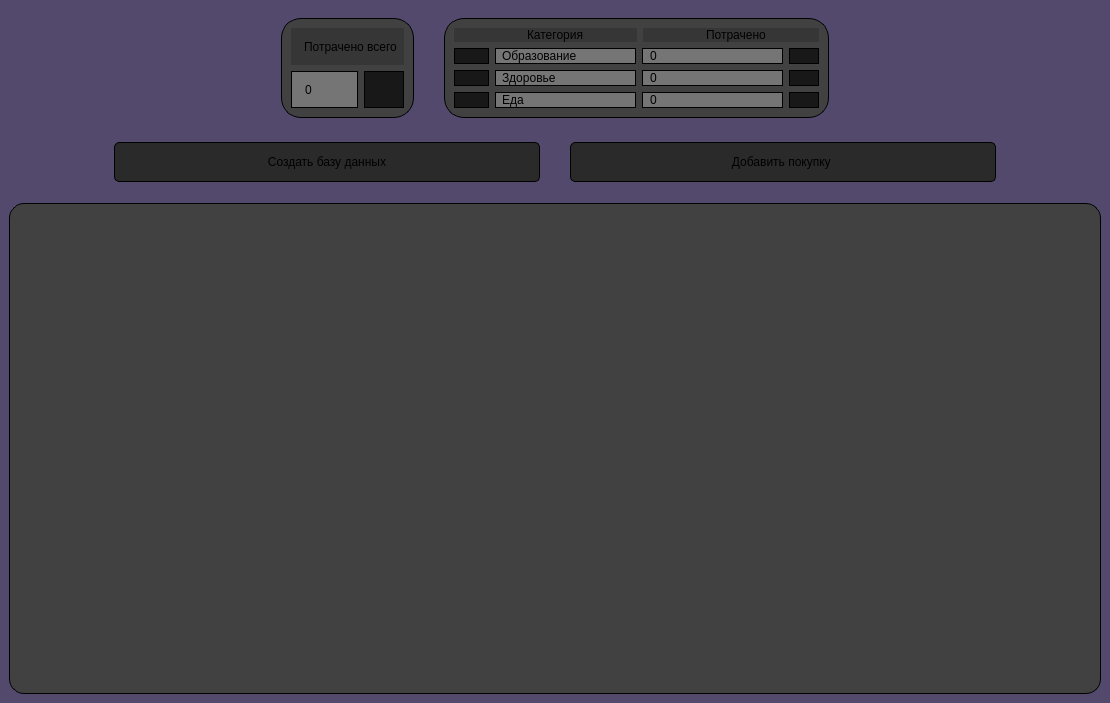
<?xml version="1.0" encoding="UTF-8"?>
<ui version="4.0">
 <class>MainWindow</class>
 <widget class="QMainWindow" name="MainWindow">
  <property name="geometry">
   <rect>
    <x>0</x>
    <y>0</y>
    <width>1110</width>
    <height>703</height>
   </rect>
  </property>
  <property name="windowTitle">
   <string>MainWindow</string>
  </property>
  <property name="styleSheet">
   <string notr="true">background-color: rgb(82, 73, 109);
font: 14pt &quot;Segoe UI&quot;;</string>
  </property>
  <widget class="QWidget" name="centralwidget">
   <layout class="QGridLayout" name="gridLayout">
    <item row="0" column="0" alignment="Qt::AlignmentFlag::AlignHCenter">
     <widget class="QFrame" name="bothqframe">
      <property name="minimumSize">
       <size>
        <width>0</width>
        <height>0</height>
       </size>
      </property>
      <property name="maximumSize">
       <size>
        <width>1000</width>
        <height>600</height>
       </size>
      </property>
      <layout class="QHBoxLayout" name="horizontalLayout_8">
       <property name="spacing">
        <number>30</number>
       </property>
       <item>
        <widget class="QFrame" name="highsize">
         <property name="maximumSize">
          <size>
           <width>500</width>
           <height>23423</height>
          </size>
         </property>
         <property name="styleSheet">
          <string notr="true">background-color: rgb(65, 65, 65);
border: 1px solid #000000;
border-radius: 20px; 
</string>
         </property>
         <layout class="QVBoxLayout" name="verticalLayout">
          <item>
           <layout class="QHBoxLayout" name="horizontalLayout_2">
            <item>
             <widget class="QLabel" name="priceless_season">
              <property name="maximumSize">
               <size>
                <width>220</width>
                <height>50</height>
               </size>
              </property>
              <property name="styleSheet">
               <string notr="true">padding-left: 10px;
background-color: rgb(54, 54, 54);
border: None;
font: 18pt &quot;Segoe UI&quot;;</string>
              </property>
              <property name="text">
               <string>Потрачено всего </string>
              </property>
             </widget>
            </item>
           </layout>
          </item>
          <item>
           <layout class="QHBoxLayout" name="horizontalLayout_3">
            <item>
             <widget class="QLabel" name="price_season">
              <property name="styleSheet">
               <string notr="true">font: 24pt &quot;Segoe UI&quot;;
padding-left: 10px;
background-color: rgb(117, 117, 117);</string>
              </property>
              <property name="text">
               <string>0</string>
              </property>
             </widget>
            </item>
            <item>
             <widget class="QLabel" name="icon_rub_season">
              <property name="maximumSize">
               <size>
                <width>40</width>
                <height>16777215</height>
               </size>
              </property>
              <property name="styleSheet">
               <string notr="true">background-color: rgb(24, 24, 24);
padding-left: 8px</string>
              </property>
              <property name="text">
               <string/>
              </property>
              <property name="pixmap">
               <pixmap resource="res-rc.qrc">:/icons/icons/rubly.svg</pixmap>
              </property>
             </widget>
            </item>
           </layout>
          </item>
         </layout>
        </widget>
       </item>
       <item>
        <widget class="QFrame" name="categories">
         <property name="maximumSize">
          <size>
           <width>700</width>
           <height>23423</height>
          </size>
         </property>
         <property name="styleSheet">
          <string notr="true">background-color: rgb(65, 65, 65);
border: 1px solid #000000;
border-radius: 20px; 
</string>
         </property>
         <layout class="QVBoxLayout" name="verticalLayout_2">
          <item>
           <layout class="QHBoxLayout" name="horizontalLayout_4">
            <item alignment="Qt::AlignmentFlag::AlignHCenter">
             <widget class="QLabel" name="category_label">
              <property name="styleSheet">
               <string notr="true">background-color: rgb(54, 54, 54);
padding-left: 70px;
padding-right: 50px;
border: None;
</string>
              </property>
              <property name="text">
               <string>Категория</string>
              </property>
             </widget>
            </item>
            <item>
             <widget class="QLabel" name="priceless">
              <property name="styleSheet">
               <string notr="true">background-color: rgb(54, 54, 54);
padding-left: 60px;
padding-right: 50px;
border: None;
</string>
              </property>
              <property name="text">
               <string>Потрачено</string>
              </property>
             </widget>
            </item>
           </layout>
          </item>
          <item>
           <layout class="QHBoxLayout" name="horizontalLayout_5">
            <item>
             <widget class="QLabel" name="icon_edu">
              <property name="maximumSize">
               <size>
                <width>35</width>
                <height>16777215</height>
               </size>
              </property>
              <property name="styleSheet">
               <string notr="true">background-color: rgb(24, 24, 24);
padding-left: 5px;</string>
              </property>
              <property name="text">
               <string/>
              </property>
              <property name="pixmap">
               <pixmap resource="res-rc.qrc">:/icons/icons/education.svg</pixmap>
              </property>
             </widget>
            </item>
            <item>
             <widget class="QLabel" name="edu_label">
              <property name="maximumSize">
               <size>
                <width>275</width>
                <height>16777215</height>
               </size>
              </property>
              <property name="styleSheet">
               <string notr="true">background-color: rgb(117, 117, 117);

padding-left: 3px</string>
              </property>
              <property name="text">
               <string>Образование </string>
              </property>
             </widget>
            </item>
            <item>
             <widget class="QLabel" name="price_edu">
              <property name="styleSheet">
               <string notr="true">background-color: rgb(117, 117, 117);
padding-left: 4px;</string>
              </property>
              <property name="text">
               <string>0</string>
              </property>
             </widget>
            </item>
            <item>
             <widget class="QLabel" name="icon_rub_edu">
              <property name="maximumSize">
               <size>
                <width>30</width>
                <height>16777215</height>
               </size>
              </property>
              <property name="styleSheet">
               <string notr="true">background-color: rgb(24, 24, 24);
padding-left: 3px</string>
              </property>
              <property name="text">
               <string/>
              </property>
              <property name="pixmap">
               <pixmap resource="res-rc.qrc">:/icons/icons/rubly.svg</pixmap>
              </property>
             </widget>
            </item>
           </layout>
          </item>
          <item>
           <layout class="QHBoxLayout" name="horizontalLayout_6">
            <item>
             <widget class="QLabel" name="icon_healhy">
              <property name="maximumSize">
               <size>
                <width>35</width>
                <height>16777215</height>
               </size>
              </property>
              <property name="styleSheet">
               <string notr="true">background-color: rgb(24, 24, 24);
padding-left: 5px</string>
              </property>
              <property name="text">
               <string/>
              </property>
              <property name="pixmap">
               <pixmap resource="res-rc.qrc">:/icons/icons/healthy.svg</pixmap>
              </property>
             </widget>
            </item>
            <item>
             <widget class="QLabel" name="name_heal">
              <property name="maximumSize">
               <size>
                <width>275</width>
                <height>16777215</height>
               </size>
              </property>
              <property name="styleSheet">
               <string notr="true">background-color: rgb(117, 117, 117);
padding-left: 3px;</string>
              </property>
              <property name="text">
               <string>Здоровье</string>
              </property>
             </widget>
            </item>
            <item>
             <widget class="QLabel" name="price_heal">
              <property name="styleSheet">
               <string notr="true">background-color: rgb(117, 117, 117);
padding-left: 4px;</string>
              </property>
              <property name="text">
               <string>0</string>
              </property>
             </widget>
            </item>
            <item>
             <widget class="QLabel" name="rub_healhy">
              <property name="maximumSize">
               <size>
                <width>30</width>
                <height>16777215</height>
               </size>
              </property>
              <property name="styleSheet">
               <string notr="true">background-color: rgb(24, 24, 24);

padding-left: 3px</string>
              </property>
              <property name="text">
               <string/>
              </property>
              <property name="pixmap">
               <pixmap resource="res-rc.qrc">:/icons/icons/rubly.svg</pixmap>
              </property>
             </widget>
            </item>
           </layout>
          </item>
          <item>
           <layout class="QHBoxLayout" name="horizontalLayout_7">
            <item>
             <widget class="QLabel" name="icon_food">
              <property name="maximumSize">
               <size>
                <width>35</width>
                <height>16777215</height>
               </size>
              </property>
              <property name="styleSheet">
               <string notr="true">background-color: rgb(24, 24, 24);
padding-left: 5px</string>
              </property>
              <property name="text">
               <string/>
              </property>
              <property name="pixmap">
               <pixmap resource="res-rc.qrc">:/icons/icons/food.svg</pixmap>
              </property>
             </widget>
            </item>
            <item>
             <widget class="QLabel" name="name_food">
              <property name="maximumSize">
               <size>
                <width>275</width>
                <height>16777215</height>
               </size>
              </property>
              <property name="styleSheet">
               <string notr="true">background-color: rgb(117, 117, 117);
padding-left: 3px;</string>
              </property>
              <property name="text">
               <string>Еда</string>
              </property>
             </widget>
            </item>
            <item>
             <widget class="QLabel" name="food_price">
              <property name="styleSheet">
               <string notr="true">background-color: rgb(117, 117, 117);
padding-left: 4px;</string>
              </property>
              <property name="text">
               <string>0</string>
              </property>
             </widget>
            </item>
            <item>
             <widget class="QLabel" name="rub__icon_price">
              <property name="maximumSize">
               <size>
                <width>30</width>
                <height>16777215</height>
               </size>
              </property>
              <property name="styleSheet">
               <string notr="true">background-color: rgb(24, 24, 24);

padding-left: 3px</string>
              </property>
              <property name="text">
               <string/>
              </property>
              <property name="pixmap">
               <pixmap resource="res-rc.qrc">:/icons/icons/rubly.svg</pixmap>
              </property>
             </widget>
            </item>
           </layout>
          </item>
         </layout>
        </widget>
       </item>
      </layout>
     </widget>
    </item>
    <item row="1" column="0" alignment="Qt::AlignmentFlag::AlignHCenter">
     <widget class="QFrame" name="buttons">
      <property name="minimumSize">
       <size>
        <width>900</width>
        <height>0</height>
       </size>
      </property>
      <property name="maximumSize">
       <size>
        <width>1000</width>
        <height>100</height>
       </size>
      </property>
      <property name="toolTipDuration">
       <number>-1</number>
      </property>
      <property name="styleSheet">
       <string notr="true"/>
      </property>
      <layout class="QHBoxLayout" name="_2">
       <property name="spacing">
        <number>30</number>
       </property>
       <property name="leftMargin">
        <number>9</number>
       </property>
       <property name="rightMargin">
        <number>9</number>
       </property>
       <item>
        <widget class="QPushButton" name="create_db">
         <property name="styleSheet">
          <string notr="true">QPushButton{
border-radius: 5px;
background-color: rgb(42, 42, 42);
border: 1px solid #000000;
border-radius: 5px;
wieght: 250px;
hight: 50px;
padding: 12px 16px;
margin: 0px 0px 6px 0px; 
}

QPushButton:hover{
	transform: translateY(-3px);
	margin: 3px 0px 6px 0px; 
    padding: 11px 19px 5px 19px; 
}

QPushButton:pressed{
	background-color: rgb(102, 102, 102);
}</string>
         </property>
         <property name="text">
          <string>Создать базу данных</string>
         </property>
         <property name="icon">
          <iconset resource="res-rc.qrc">
           <normaloff>:/icons/icons/db.svg</normaloff>:/icons/icons/db.svg</iconset>
         </property>
        </widget>
       </item>
       <item>
        <widget class="QPushButton" name="new_order2">
         <property name="styleSheet">
          <string notr="true">QPushButton{
border-radius: 5px;
background-color: rgb(42, 42, 42);
border: 1px solid #000000;
border-radius: 5px;
wieght: 250px;
hight: 50px;
padding: 12px 16px;
margin: 0px 0px 6px 0px; 
}

QPushButton:hover{
	transform: translateY(-3px);
	margin: 3px 0px 6px 0px; 
    padding: 11px 19px 5px 19px; 
}

QPushButton:pressed{
	background-color: rgb(102, 102, 102);
}</string>
         </property>
         <property name="text">
          <string>Добавить покупку </string>
         </property>
         <property name="icon">
          <iconset resource="res-rc.qrc">
           <normaloff>:/icons/icons/add.svg</normaloff>:/icons/icons/add.svg</iconset>
         </property>
        </widget>
       </item>
      </layout>
     </widget>
    </item>
    <item row="2" column="0">
     <widget class="QTableView" name="tableView">
      <property name="maximumSize">
       <size>
        <width>16777215</width>
        <height>16777215</height>
       </size>
      </property>
      <property name="styleSheet">
       <string notr="true">QTableView{
background-color: rgb(65, 65, 65);
border: 1px solid #000000;
border-radius: 15px; 
}
QTableView:section{
border:Node;
background-color: rgb(34, 34, 34);
height: 50px;
font-size: 14px;
}
QTableView:item{
border-style: None;
border-bottom: rgba(255, 255, 255, 40)
}
QTableView:item:selected{
border: None;
background-color: rgb(126, 126, 126);
border-bottom: rgba(255, 255, 255, 40);
}
</string>
      </property>
      <property name="verticalScrollBarPolicy">
       <enum>Qt::ScrollBarPolicy::ScrollBarAlwaysOff</enum>
      </property>
      <property name="horizontalScrollBarPolicy">
       <enum>Qt::ScrollBarPolicy::ScrollBarAlwaysOff</enum>
      </property>
      <property name="showGrid">
       <bool>false</bool>
      </property>
      <attribute name="horizontalHeaderDefaultSectionSize">
       <number>135</number>
      </attribute>
     </widget>
    </item>
   </layout>
  </widget>
 </widget>
 <resources>
  <include location="res-rc.qrc"/>
 </resources>
 <connections/>
</ui>
